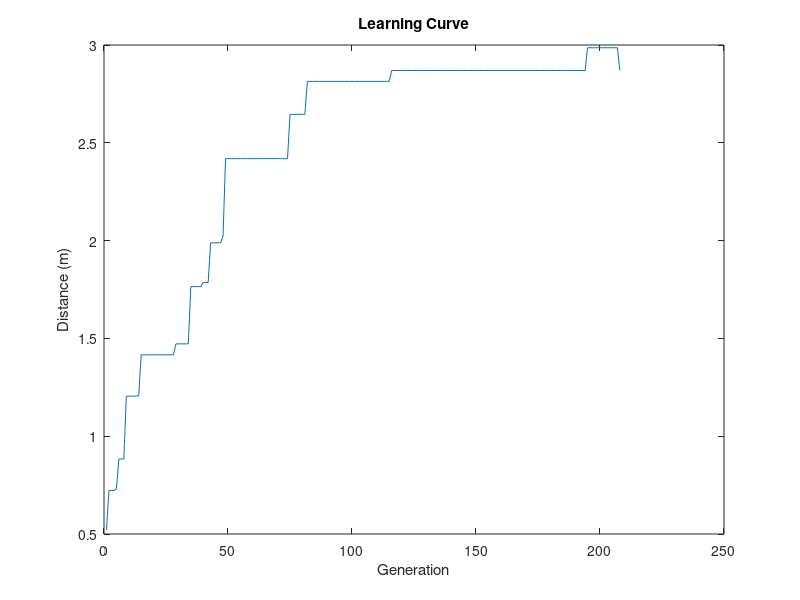
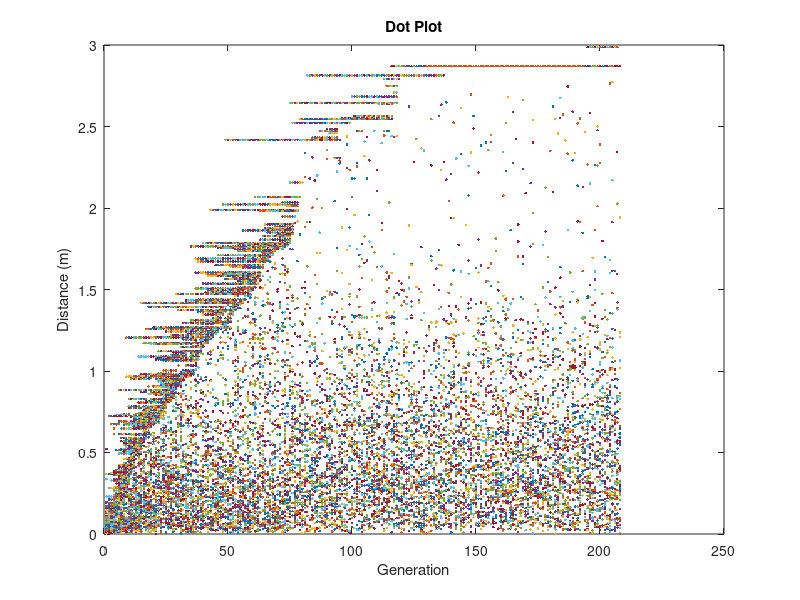

Reproduce these figures in MATLAB, in order. (Note: this script raises an error after producing the figures.)
data = textread('populationDistance_good.txt', '', 'delimiter', ' ');
data = data(:,1:end-1);
bestDis = max(data,[],2);
%% learning curve
figure
plot(bestDis)
%xlim([0 2606])
xlabel('Generation')
ylabel('Distance (m)')
title('Learning Curve')
%% Dot plot
figure
plot(data,'.')
%xlim([0 2606])
xlabel('Generation')
ylabel('Distance (m)')
title('Dot Plot')
%% Diversity chart
figure
uni = zeros(209,1);
for i = 1:209
    uni(i) = 100 * length(unique(data(i,:)))/128;
end
plot(uni)
xlabel('Generation')
ylabel('Diversity (%)')
title('Diversity Plot')